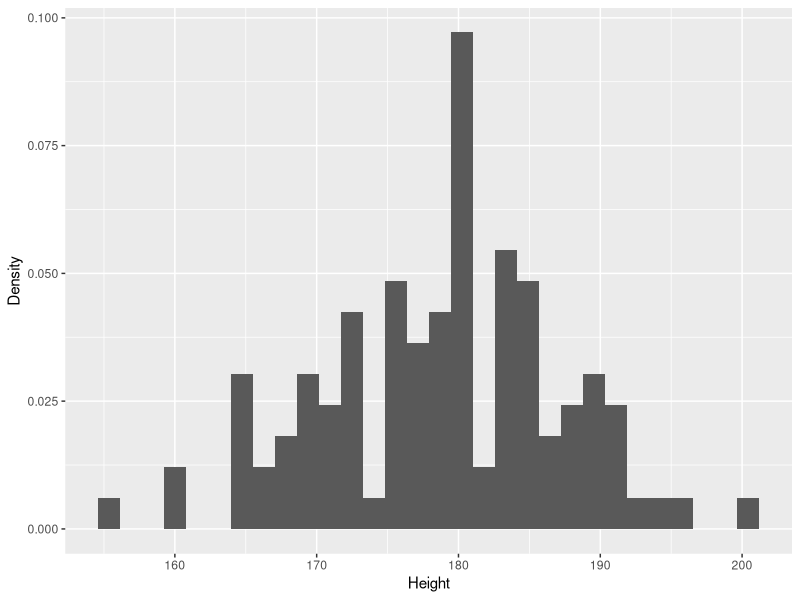
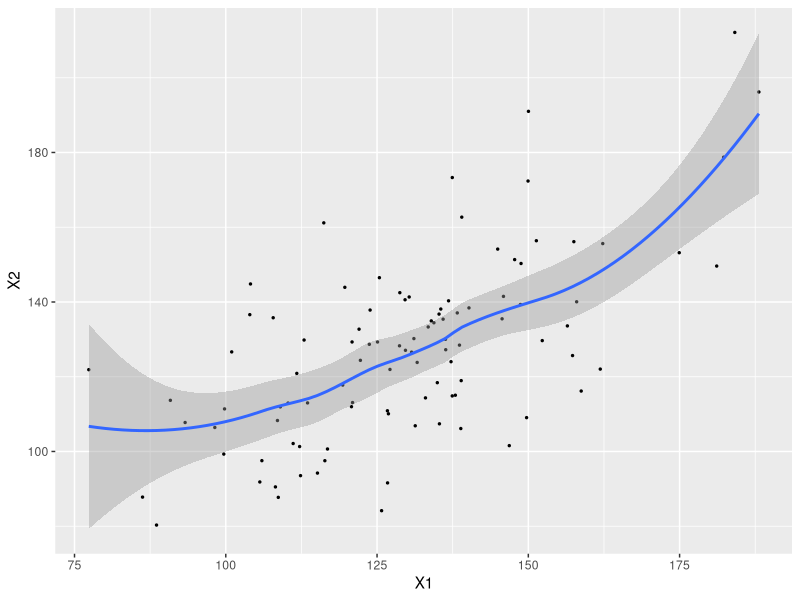
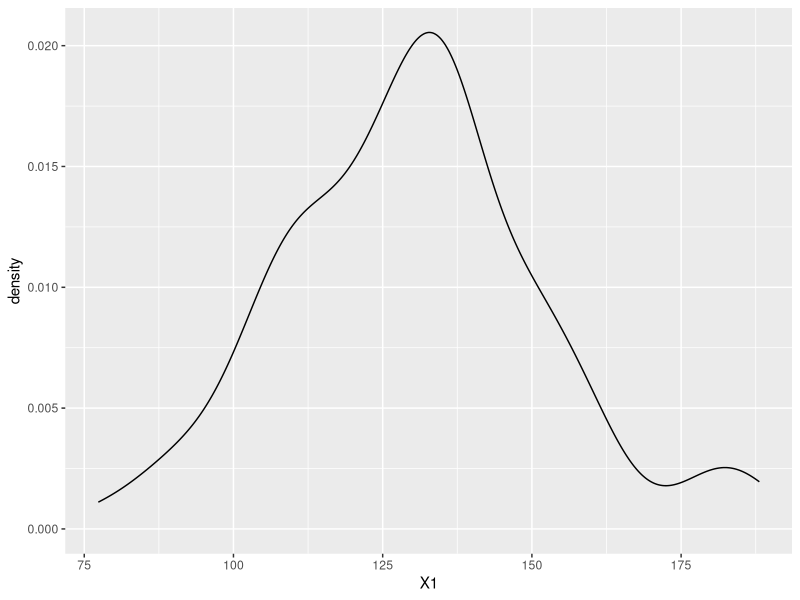

These figures' R source, in order: (Note: this script raises an error after producing the figures.)
## ---- chunk 1
knitr::opts_chunk$set(echo = TRUE)
## ---- chunk 2
library(MASS)
library(ggplot2)
data(survey)
HeightM <-survey[survey[, "Sex"]=="Male", "Height", drop = FALSE] 
# drop = FALSE on ne veux pas que la matrice se transforme en vecteur

ggplot(HeightM) + aes(x = Height) + geom_histogram(aes( y = ..density..))+  labs(y = "Density", x = "Height")

res <- t.test(HeightM$Height, conf.level = 0.95)
res
## ---- chunk 3
x <- rnorm(50,175,100)
stats <- t.test(x)
confidenceInterval <-stats$conf.int
samples <- matrix(rnorm(1000*50,175,100),1000,50)
#sdSamples <-apply(samples,1,sd)
#meanSamples <-apply(samples,1,mean)

tTestSamples <- apply(samples,1,function(x) t.test(x)$conf.int)
tLengthInterval <- tTestSamples[2,] - tTestSamples[1,]
above<-tTestSamples[2,]>=rep(175,1000)
under<-tTestSamples[1,]<=rep(175,1000)


#t.test(samples)


## ---- chunk 4
count<-sum(above*under)
## ---- chunk 5
meanLength<-mean(tLengthInterval)
## ---- chunk 6
TestMean <- function (N){
  samples <- matrix(rnorm(N*50,175,100),N,50)
  tTestSamples <- apply(samples,1,function(x) t.test(x)$conf.int)
  tLengthInterval <- tTestSamples[2,] - tTestSamples[1,]
  above<-tTestSamples[2,]>=rep(175,N)
  under<-tTestSamples[1,]<=rep(175,N)
  count<-sum(above*under)
  meanLength<-mean(tLengthInterval)
  return(c(count,meanLength))
}
## ---- chunk 7
ans<- apply(matrix(seq(10,500,10)),1,TestMean)
## ---- chunk 8
library(ggplot2)
library(mvtnorm)
bivariateData <- rmvnorm(100,rep(125,2), matrix(c(625,375,375,625),nrow=2,ncol=2))
ggplot(data.frame(bivariateData))+aes(x=X1,y=X2)+geom_point(size=0.5)+stat_smooth()
ggplot(data.frame(bivariateData))+aes(x=X1,y=..density..)+geom_density()
## ---- chunk 9
bivariateData[sample(1:100, 73),1] <- NA
## ---- chunk 10
# @{param} data - bivariate input after modifying the NA variables
compute <- function(data){
  meanData <- apply(data,2,mean)[1]
  deviation <- apply(data,2,sd)[1]
  correlation <- cor(data[,1],data[,2])
  confInt<-t.test(data[,1])$conf.int
  width<-confInt[2]-confInt[1]
  return(c(meanData,deviation,correlation,confInt,width))
}
## ---- chunk 11
dataNA = !complete.cases(bivariateData)
dataRowsDeleted = bivariateData[!dataNA,]
## ---- chunk 12
dataMean=bivariateData[,] # We duplicate the data
dataMean[dataNA,1] = mean(dataMean[,1], na.rm = TRUE)
#options(warn=-1)
#for(i in 1:ncol(dataMean)){
#  dataMean[is.na(dataMean[,i]), i] <- mean(dataMean[,i], na.rm = TRUE)
#}
#options(warn=0)
## ---- chunk 13
dataFrameRStep <- function(bivariateData){
  dataFrame=data.frame(bivariateData)
  dataFrameR = dataFrame[,]

  lmCoeff<-lm(X1~X2,data=dataFrameR[!dataNA,])

  fromWhichWePredict<-data.frame(dataFrameR[dataNA,]$X2)
  colnames(fromWhichWePredict)<-"X2"

  #data.frame(X=x$X)
  whatWePredict<-predict.lm(lmCoeff,fromWhichWePredict)
  dataFrameR[dataNA,1]=whatWePredict
  return(dataFrameR)
}

dataFrameR <- dataFrameRStep(bivariateData)
## ---- chunk 14
dataFrameSStep <- function(dataFrameR){
  dataFrameS= dataFrameR[,]
  dataFrameS[dataNA,1] = dataFrameS[dataNA,1] + rnorm(73,0,summary(lmCoeff)$sigma)
  return(dataFrameS)
}

dataFrameS <- dataFrameSStep(dataFrameR)
## ---- chunk 15
mDelete<-compute(dataRowsDeleted)
mMean<-compute(dataMean)
mRegression<-compute(data.matrix(dataFrameR))
mStochastique<-compute(data.matrix(dataFrameS))
mTotal<-data.frame(rbind(mDelete,mMean,mRegression,mStochastique))
names(mTotal) <- c("mean","sd","cor","low","high","width")
mTotal[["name"]] <- c("mDelete", "mMean", "mRegression","mStochastique")

limits <- aes(ymax = high, ymin=low)
dodge <- position_dodge(width=0.9)
ggplot(mTotal, aes(y=mean,x=name))+geom_bar( stat="identity") + geom_errorbar(limits, position=dodge, width=0.25)
ggplot(mTotal, aes(y=sd,x=name))+ geom_point(size=0.5)

## ---- chunk 16
computeStats <- function(){
  bivariateData <- rmvnorm(100,rep(125,2), matrix(c(625,375,375,625),nrow=2,ncol=2))
  bivariateData[sample(1:100, 73),1] <- NA
  dataNA = !complete.cases(bivariateData)
  #Delete
  dataRowsDeleted = bivariateData[!dataNA,]
  #Mean
  dataMean=bivariateData[,] 
  dataMean[dataNA,1] = mean(dataMean[,1], na.rm = TRUE)
  #Regression
  dataFrameR<-dataFrameRStep(bivariateData)
  #Stochastique
  dataFrameS<-dataFrameSStep(dataFrameR)
  mDelete<-compute(dataRowsDeleted)
  mMean<-compute(dataMean)
  mRegression<-compute(data.matrix(dataFrameR))
  mStochastique<-compute(data.matrix(dataFrameS))
  mTotal<-data.frame(rbind(mDelete,mMean,mRegression,mStochastique))
  names(mTotal) <- c("mean","sd","cor","low","high","width")
  mTotal[["name"]] <- c("mDelete", "mMean", "mRegression","mStochastique")
  return(mTotal)
}
## ---- chunk 17
#exemp<-data.frame(x = 1:10,y1 = 11:20, y2 = 31:40, y3 = 21:30)
#xymelt <- melt(exemp, id.vars = "x")
#ggplot(xymelt, aes(x = x, y = value, color = variable)) +theme_bw() +geom_line()+facet_wrap(~ variable)
#ggplot(xymelt, aes(x = x, y = value, color = variable)) +theme_bw() +geom_line()
